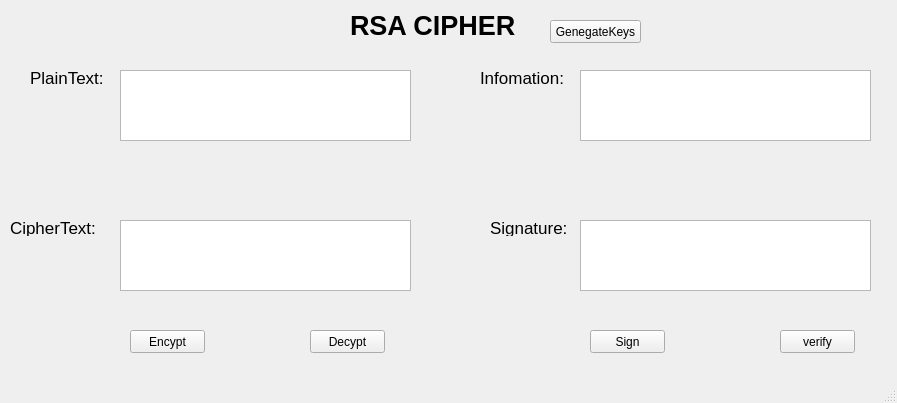
<?xml version="1.0" encoding="UTF-8"?>
<ui version="4.0">
 <class>MainWindow</class>
 <widget class="QMainWindow" name="MainWindow">
  <property name="geometry">
   <rect>
    <x>0</x>
    <y>0</y>
    <width>897</width>
    <height>403</height>
   </rect>
  </property>
  <property name="windowTitle">
   <string>MainWindow</string>
  </property>
  <widget class="QWidget" name="centralwidget">
   <widget class="QLabel" name="label">
    <property name="geometry">
     <rect>
      <x>350</x>
      <y>0</y>
      <width>181</width>
      <height>51</height>
     </rect>
    </property>
    <property name="font">
     <font>
      <pointsize>20</pointsize>
      <weight>75</weight>
      <bold>true</bold>
     </font>
    </property>
    <property name="text">
     <string>RSA CIPHER</string>
    </property>
   </widget>
   <widget class="QLabel" name="label_2">
    <property name="geometry">
     <rect>
      <x>30</x>
      <y>70</y>
      <width>81</width>
      <height>16</height>
     </rect>
    </property>
    <property name="font">
     <font>
      <pointsize>13</pointsize>
     </font>
    </property>
    <property name="text">
     <string>PlainText:</string>
    </property>
   </widget>
   <widget class="QLabel" name="label_3">
    <property name="geometry">
     <rect>
      <x>10</x>
      <y>220</y>
      <width>91</width>
      <height>16</height>
     </rect>
    </property>
    <property name="font">
     <font>
      <pointsize>13</pointsize>
     </font>
    </property>
    <property name="text">
     <string>CipherText:</string>
    </property>
   </widget>
   <widget class="QLabel" name="label_4">
    <property name="geometry">
     <rect>
      <x>480</x>
      <y>70</y>
      <width>91</width>
      <height>16</height>
     </rect>
    </property>
    <property name="font">
     <font>
      <pointsize>13</pointsize>
     </font>
    </property>
    <property name="text">
     <string>Infomation:</string>
    </property>
   </widget>
   <widget class="QLabel" name="label_5">
    <property name="geometry">
     <rect>
      <x>490</x>
      <y>220</y>
      <width>81</width>
      <height>16</height>
     </rect>
    </property>
    <property name="font">
     <font>
      <pointsize>13</pointsize>
     </font>
    </property>
    <property name="text">
     <string>Signature:</string>
    </property>
   </widget>
   <widget class="QPlainTextEdit" name="txt_plain">
    <property name="geometry">
     <rect>
      <x>120</x>
      <y>70</y>
      <width>291</width>
      <height>71</height>
     </rect>
    </property>
   </widget>
   <widget class="QPlainTextEdit" name="txt_cipher">
    <property name="geometry">
     <rect>
      <x>120</x>
      <y>220</y>
      <width>291</width>
      <height>71</height>
     </rect>
    </property>
   </widget>
   <widget class="QPlainTextEdit" name="txt_sign">
    <property name="geometry">
     <rect>
      <x>580</x>
      <y>220</y>
      <width>291</width>
      <height>71</height>
     </rect>
    </property>
   </widget>
   <widget class="QPlainTextEdit" name="txt_info">
    <property name="geometry">
     <rect>
      <x>580</x>
      <y>70</y>
      <width>291</width>
      <height>71</height>
     </rect>
    </property>
   </widget>
   <widget class="QPushButton" name="btn_encrypt">
    <property name="geometry">
     <rect>
      <x>130</x>
      <y>330</y>
      <width>75</width>
      <height>23</height>
     </rect>
    </property>
    <property name="text">
     <string>Encypt</string>
    </property>
   </widget>
   <widget class="QPushButton" name="btn_decypt">
    <property name="geometry">
     <rect>
      <x>310</x>
      <y>330</y>
      <width>75</width>
      <height>23</height>
     </rect>
    </property>
    <property name="text">
     <string>Decypt</string>
    </property>
   </widget>
   <widget class="QPushButton" name="btn_gen_keys">
    <property name="geometry">
     <rect>
      <x>550</x>
      <y>20</y>
      <width>91</width>
      <height>23</height>
     </rect>
    </property>
    <property name="text">
     <string>GenegateKeys</string>
    </property>
   </widget>
   <widget class="QPushButton" name="btn_verify">
    <property name="geometry">
     <rect>
      <x>780</x>
      <y>330</y>
      <width>75</width>
      <height>23</height>
     </rect>
    </property>
    <property name="text">
     <string>verify</string>
    </property>
   </widget>
   <widget class="QPushButton" name="btn_sign">
    <property name="geometry">
     <rect>
      <x>590</x>
      <y>330</y>
      <width>75</width>
      <height>23</height>
     </rect>
    </property>
    <property name="text">
     <string>Sign</string>
    </property>
   </widget>
  </widget>
  <widget class="QMenuBar" name="menubar">
   <property name="geometry">
    <rect>
     <x>0</x>
     <y>0</y>
     <width>897</width>
     <height>21</height>
    </rect>
   </property>
  </widget>
  <widget class="QStatusBar" name="statusbar"/>
 </widget>
 <resources/>
 <connections/>
</ui>
